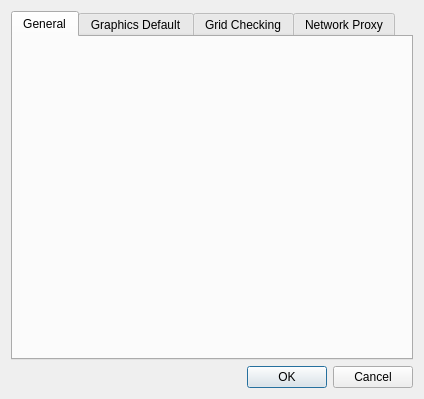
<?xml version="1.0" encoding="UTF-8"?>
<ui version="4.0">
 <class>PreferenceDialog</class>
 <widget class="QDialog" name="PreferenceDialog">
  <property name="geometry">
   <rect>
    <x>0</x>
    <y>0</y>
    <width>424</width>
    <height>399</height>
   </rect>
  </property>
  <property name="windowTitle">
   <string>Preferences</string>
  </property>
  <layout class="QVBoxLayout" name="verticalLayout">
   <item>
    <widget class="QTabWidget" name="tabWidget">
     <property name="currentIndex">
      <number>0</number>
     </property>
     <widget class="PreferencePageGeneral" name="generalTab">
      <property name="accessibleName">
       <string/>
      </property>
      <attribute name="title">
       <string>General</string>
      </attribute>
     </widget>
     <widget class="PreferencePageGraphicsDefault" name="graphicsTab">
      <attribute name="title">
       <string>Graphics Default</string>
      </attribute>
     </widget>
     <widget class="PreferencePageGridCheck" name="gridCheckTab">
      <attribute name="title">
       <string>Grid Checking</string>
      </attribute>
     </widget>
     <widget class="PreferencePageProxy" name="proxyTab">
      <attribute name="title">
       <string>Network Proxy</string>
      </attribute>
     </widget>
    </widget>
   </item>
   <item>
    <widget class="QDialogButtonBox" name="buttonBox">
     <property name="orientation">
      <enum>Qt::Horizontal</enum>
     </property>
     <property name="standardButtons">
      <set>QDialogButtonBox::Cancel|QDialogButtonBox::Ok</set>
     </property>
    </widget>
   </item>
  </layout>
 </widget>
 <customwidgets>
  <customwidget>
   <class>PreferencePageGeneral</class>
   <extends>QWidget</extends>
   <header>pref/preferencepagegeneral.h</header>
   <container>1</container>
  </customwidget>
  <customwidget>
   <class>PreferencePageGraphicsDefault</class>
   <extends>QWidget</extends>
   <header>pref/preferencepagegraphicsdefault.h</header>
   <container>1</container>
  </customwidget>
  <customwidget>
   <class>PreferencePageGridCheck</class>
   <extends>QWidget</extends>
   <header>pref/preferencepagegridcheck.h</header>
   <container>1</container>
  </customwidget>
  <customwidget>
   <class>PreferencePageProxy</class>
   <extends>QWidget</extends>
   <header>pref/preferencepageproxy.h</header>
   <container>1</container>
  </customwidget>
 </customwidgets>
 <resources/>
 <connections>
  <connection>
   <sender>buttonBox</sender>
   <signal>accepted()</signal>
   <receiver>PreferenceDialog</receiver>
   <slot>accept()</slot>
   <hints>
    <hint type="sourcelabel">
     <x>248</x>
     <y>254</y>
    </hint>
    <hint type="destinationlabel">
     <x>157</x>
     <y>274</y>
    </hint>
   </hints>
  </connection>
  <connection>
   <sender>buttonBox</sender>
   <signal>rejected()</signal>
   <receiver>PreferenceDialog</receiver>
   <slot>reject()</slot>
   <hints>
    <hint type="sourcelabel">
     <x>316</x>
     <y>260</y>
    </hint>
    <hint type="destinationlabel">
     <x>286</x>
     <y>274</y>
    </hint>
   </hints>
  </connection>
 </connections>
</ui>
